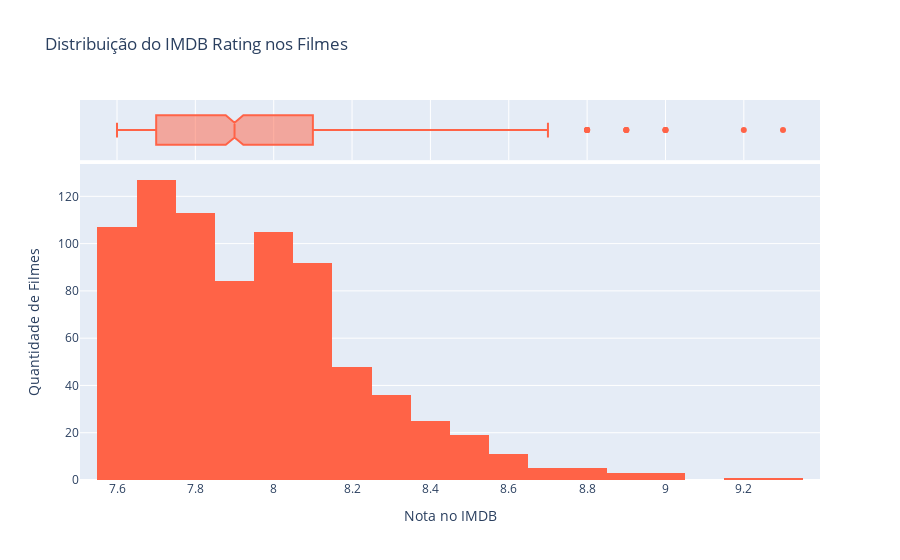

Write notebook code for a chart like this one.
### Markdown cell above
**Distribuição do IMDB Rating**: Para analisar como o IMDB Rating está distribuído entre os filmes, aplicaremos um **Histograma** junto de um **Boxplot**, pois ambos os gráficos auxiliam no entendimento da distribuição em variáveis númericas.

Com base nos gráficos, é possível notar que os filmes estão concentrados entre os ratings 7.7 e 8.1, com alguns outliers acima de 9.

### Code cell
# Distribuição do IMDB Rating
fig = px.histogram(
    x=df.IMDB_Rating, 
    title="Distribuição do IMDB Rating nos Filmes",
    marginal="box",
    labels={"x": "Nota no IMDB"}
    ).update_traces(marker_color="Tomato").update_layout(yaxis_title="Quantidade de Filmes")
fig.show()

### Figure 1 — Plotly figure (JSON) as saved in the notebook; plotly's stock layout.template omitted (floating-point values rounded to 4 significant figures; data arrays with more than 128 entries replaced by an {"elided": "..."} marker saying what was removed)
{"data": [{"alignmentgroup": "True", "bingroup": "x", "hovertemplate": "Nota no IMDB=%{x}<br>count=%{y}<extra></extra>", "legendgroup": "", "marker": {"color": "Tomato", "pattern": {"shape": ""}}, "name": "", "offsetgroup": "", "orientation": "v", "showlegend": false, "type": "histogram", "x": {"elided": "785 float values"}, "xaxis": "x", "yaxis": "y"}, {"alignmentgroup": "True", "hovertemplate": "Nota no IMDB=%{x}<extra></extra>", "legendgroup": "", "marker": {"color": "Tomato"}, "name": "", "notched": true, "offsetgroup": "", "showlegend": false, "type": "box", "x": {"elided": "785 float values"}, "xaxis": "x2", "yaxis": "y2"}], "layout": {"barmode": "relative", "legend": {"tracegroupgap": 0}, "title": {"text": "Distribuição do IMDB Rating nos Filmes"}, "xaxis": {"anchor": "y", "domain": [0, 1], "title": {"text": "Nota no IMDB"}}, "xaxis2": {"anchor": "y2", "domain": [0, 1], "matches": "x", "showgrid": true, "showticklabels": false}, "yaxis": {"anchor": "x", "domain": [0, 0.8316], "title": {"text": "Quantidade de Filmes"}}, "yaxis2": {"anchor": "x2", "domain": [0.8416, 1], "matches": "y2", "showgrid": false, "showline": false, "showticklabels": false, "ticks": ""}}}
